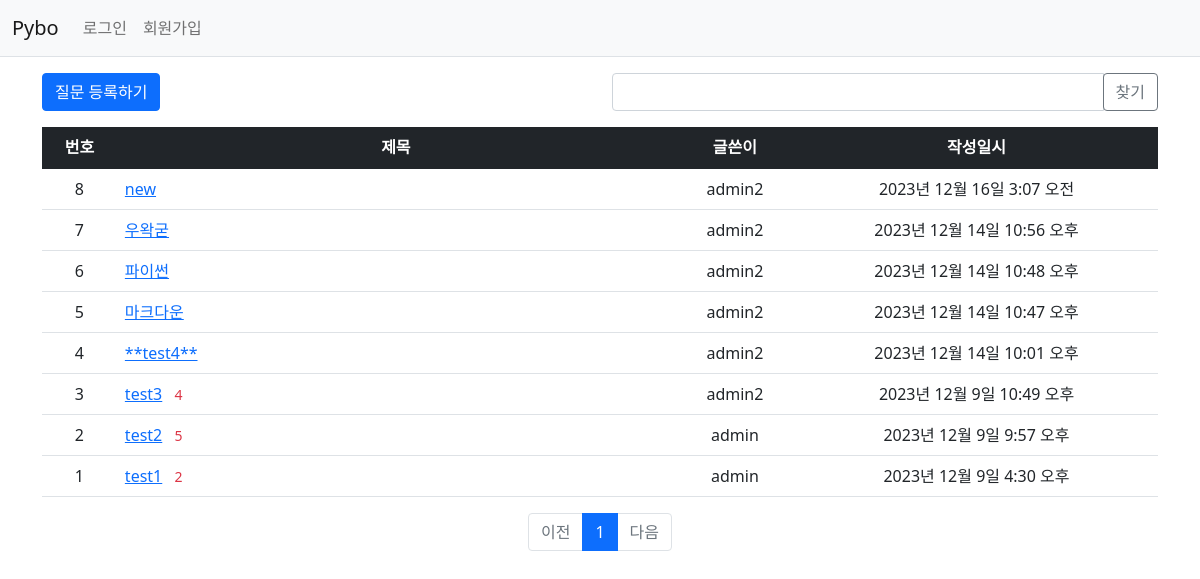
Before: /pybo/ with the older database file.
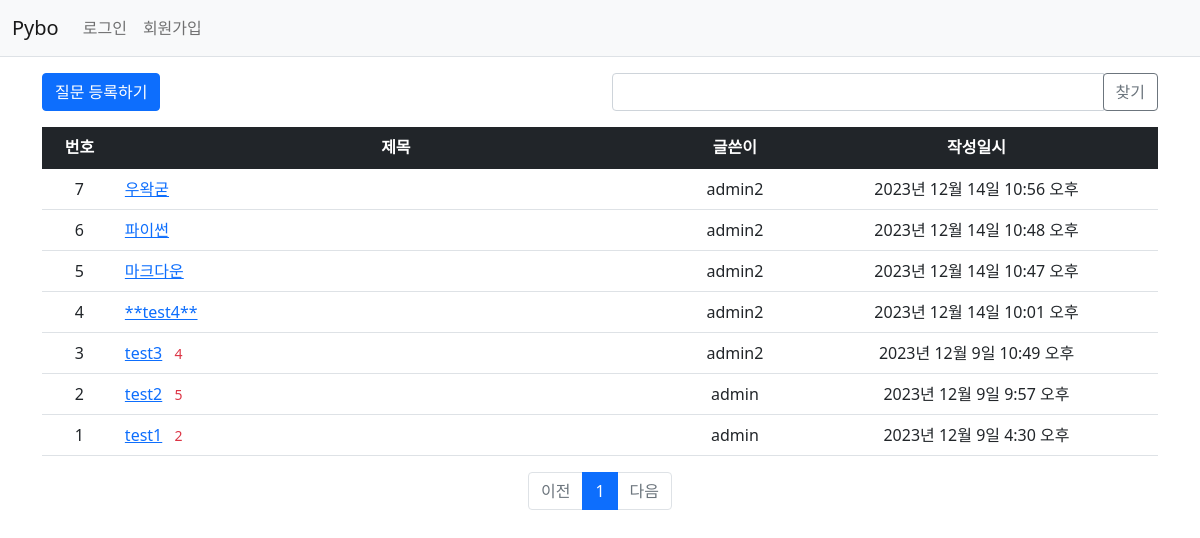
After: the same page with the newer database file.
### pybo/models.py (models this page shows, shortened)
class Question(models.Model):
    author = models.ForeignKey(User, on_delete=models.CASCADE, related_name='author_question')
    subject = models.CharField(max_length=200)
    content = models.TextField()
    create_date = models.DateTimeField()
    modify_date = models.DateTimeField(null=True, blank=True)
    voter = models.ManyToManyField(User, related_name='voter_question') #추천인 추가

### pybo/views/base_views.py (the view, shortened to what this page needs)
# urls.py: path('', base_views.index, name='index'), #'/'에 해당되는 패스
def index(request):
    page = request.GET.get('page', '1')
    kw = request.GET.get('kw', '') #검색어
    question_list = Question.objects.order_by('-create_date')
    paginator = Paginator(question_list, 10)
    page_obj = paginator.get_page(page)
    context = {'question_list': page_obj, 'page': page, 'kw': kw}
    return render(request, 'pybo/question_list.html', context)

### pybo/templatetags/pybo_filter.py (called while the page is built)
@register.filter
def sub(value, arg):
    return value - arg

### templates/pybo/question_list.html (shortened to what this page needs)
{% extends 'base.html' %}
{% load pybo_filter %}
{% block content %}
<div class = "container my-3">
    <div class="row my-3">
        <div class="col-6">
            <a href="{% url 'pybo:question_create' %}" class="btn btn-primary">질문 등록하기</a>
        </div>
        <div class="col-6">
            <div class="input-group">
                <input type="text" id="search_kw" class="form-control" value="{{ kw|default_if_none:'' }}">
                <div class = "input-group_append">
                    <button class="btn btn-outline-secondary" type="button" id="btn_search">찾기</button>
                </div>
            </div>
        </div>
    </div>
    <table class = "table">
        <thead>
        <tr class = "text-center table-dark">
            <th>번호</th>
            <th style="width:50%">제목</th>
            <th>글쓴이</th>
            <th>작성일시</th>
        </tr>
        </thead>
        <tbody>
        {% if question_list %}
        {% for question in question_list %}
        <tr class="text-center">
            <td>
                {{ question_list.paginator.count|sub:question_list.start_index|sub:forloop.counter0|add:1 }}
            </td>
            <td class="text-start">
                <a href="{%url 'pybo:detail' question.id %}">{{ question.subject }}</a>
                {% if question.answer_set.count > 0 %}
                <span class = "text-danger small mx-2">{{ question.answer_set.count }}</span>
                {% endif %}
            </td>
            <td>{{ question.author.username }}</td>
            <td>{{ question.create_date }}</td>
        </tr>
        {% endfor %}
        {% else %}
        <tr>
            <td colspan="4">질문이 없습니다.</td>
        </tr>
        {% endif %}
        </tbody>
    </table>
    <ul class = "pagination justify-content-center">
        {% if question_list.has_previous %}
        <li class="page-item">
            <a class="page-link" data-page="{{ question_list.previous_page_number }}"
               href="javascript:void(0)">이전</a>
        </li>
        {% else %}
        <li class ="page-item disabled">
            <a class="page-link" tabindex="-1" aria-disabled="true" href="#">이전</a>
        </li>
        {% endif %}
        {% for page_number in question_list.paginator.page_range %}
        {% if page_number >= question_list.number|add:-5 and page_number <= question_list.number|add:5 %}
        {% if page_number == question_list.number %}
        <li class="page-item active" aria-current="page">
            <a class="page-link" data-page="{{ page_number }}"
               href="javascript:void(0)">{{ page_number }}</a>
        </li>
        {% else %}
        <li class="page-item">
            <a class="page-link" data-page="{{ page_number }}"
               href="javascript:void(0)">{{ page_number }}</a>
        </li>
        {% endif %}
        {% endif %}
        {% endfor %}
        {% if question_list.has_next %}
        <li class="page-item">
            <a class="page-link" data-page="{{ question_list.next_page_number }}"
               href="javascript:void(0)">다음</a>
        </li>
        {% else %}
        <li class="page-item disabled">
            <a class="page-link" tabindex="-1" aria-disabled="true" href="javascript:void">다음</a>
        </li>
        {% endif %}
    </ul>
</div>
{% endblock %}

Changed rows visible on the page:
removed Question: paginator.count|sub "8", subject "new", author.username "admin2", create_date "2023년 12월 16일 3:07 오전"
